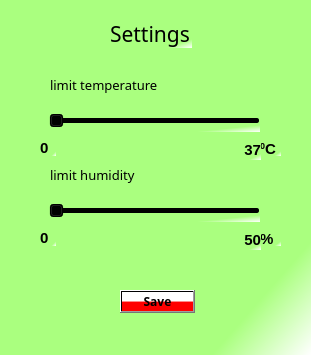
<?xml version="1.0" encoding="UTF-8"?>
<ui version="4.0">
 <class>SettingWindow</class>
 <widget class="QMainWindow" name="SettingWindow">
  <property name="geometry">
   <rect>
    <x>0</x>
    <y>0</y>
    <width>311</width>
    <height>355</height>
   </rect>
  </property>
  <property name="windowTitle">
   <string>Settings</string>
  </property>
  <property name="styleSheet">
   <string notr="true">background-color: qlineargradient(spread:pad, x1:0, y1:0, x2:1, y2:1, stop:0.840909 rgba(170, 255, 127, 255), stop:1 rgba(255, 255, 255, 255));</string>
  </property>
  <widget class="QWidget" name="centralwidget">
   <widget class="QLabel" name="label">
    <property name="geometry">
     <rect>
      <x>110</x>
      <y>20</y>
      <width>82</width>
      <height>28</height>
     </rect>
    </property>
    <property name="font">
     <font>
      <family>MV Boli</family>
      <pointsize>16</pointsize>
     </font>
    </property>
    <property name="text">
     <string>Settings</string>
    </property>
   </widget>
   <widget class="QLabel" name="label_2">
    <property name="geometry">
     <rect>
      <x>50</x>
      <y>70</y>
      <width>131</width>
      <height>31</height>
     </rect>
    </property>
    <property name="font">
     <font>
      <family>Lucida Calligraphy</family>
      <pointsize>10</pointsize>
     </font>
    </property>
    <property name="styleSheet">
     <string notr="true">background-color: qlineargradient(spread:pad, x1:0, y1:0, x2:1, y2:1, stop:1 rgba(170, 255, 127, 255));</string>
    </property>
    <property name="text">
     <string>&lt;html&gt;&lt;head/&gt;&lt;body&gt;&lt;p&gt;limit temperature&lt;/p&gt;&lt;/body&gt;&lt;/html&gt;</string>
    </property>
   </widget>
   <widget class="QSlider" name="sliderTemp">
    <property name="geometry">
     <rect>
      <x>49</x>
      <y>110</y>
      <width>211</width>
      <height>22</height>
     </rect>
    </property>
    <property name="orientation">
     <enum>Qt::Horizontal</enum>
    </property>
   </widget>
   <widget class="QLabel" name="label_3">
    <property name="geometry">
     <rect>
      <x>40</x>
      <y>140</y>
      <width>16</width>
      <height>16</height>
     </rect>
    </property>
    <property name="font">
     <font>
      <pointsize>11</pointsize>
      <weight>75</weight>
      <bold>true</bold>
     </font>
    </property>
    <property name="text">
     <string>0</string>
    </property>
   </widget>
   <widget class="QLabel" name="label_4">
    <property name="geometry">
     <rect>
      <x>260</x>
      <y>140</y>
      <width>21</width>
      <height>16</height>
     </rect>
    </property>
    <property name="font">
     <font>
      <pointsize>11</pointsize>
      <weight>75</weight>
      <bold>true</bold>
     </font>
    </property>
    <property name="text">
     <string>&lt;html&gt;&lt;head/&gt;&lt;body&gt;&lt;p&gt;&lt;span style=&quot; vertical-align:super;&quot;&gt;0&lt;/span&gt;C&lt;/p&gt;&lt;/body&gt;&lt;/html&gt;</string>
    </property>
   </widget>
   <widget class="QLabel" name="tvValueTemp">
    <property name="geometry">
     <rect>
      <x>220</x>
      <y>140</y>
      <width>41</width>
      <height>20</height>
     </rect>
    </property>
    <property name="font">
     <font>
      <pointsize>11</pointsize>
      <weight>75</weight>
      <bold>true</bold>
     </font>
    </property>
    <property name="text">
     <string>&lt;html&gt;&lt;head/&gt;&lt;body&gt;&lt;p align=&quot;right&quot;&gt;37&lt;/p&gt;&lt;/body&gt;&lt;/html&gt;</string>
    </property>
   </widget>
   <widget class="QLabel" name="label_6">
    <property name="geometry">
     <rect>
      <x>260</x>
      <y>230</y>
      <width>21</width>
      <height>16</height>
     </rect>
    </property>
    <property name="font">
     <font>
      <pointsize>11</pointsize>
      <weight>75</weight>
      <bold>true</bold>
     </font>
    </property>
    <property name="text">
     <string>&lt;html&gt;&lt;head/&gt;&lt;body&gt;&lt;p&gt;%&lt;/p&gt;&lt;/body&gt;&lt;/html&gt;</string>
    </property>
   </widget>
   <widget class="QLabel" name="label_7">
    <property name="geometry">
     <rect>
      <x>40</x>
      <y>230</y>
      <width>16</width>
      <height>16</height>
     </rect>
    </property>
    <property name="font">
     <font>
      <pointsize>11</pointsize>
      <weight>75</weight>
      <bold>true</bold>
     </font>
    </property>
    <property name="text">
     <string>0</string>
    </property>
   </widget>
   <widget class="QLabel" name="tvValueHumid">
    <property name="geometry">
     <rect>
      <x>220</x>
      <y>230</y>
      <width>41</width>
      <height>20</height>
     </rect>
    </property>
    <property name="font">
     <font>
      <pointsize>11</pointsize>
      <weight>75</weight>
      <bold>true</bold>
     </font>
    </property>
    <property name="text">
     <string>&lt;html&gt;&lt;head/&gt;&lt;body&gt;&lt;p align=&quot;right&quot;&gt;50&lt;/p&gt;&lt;/body&gt;&lt;/html&gt;</string>
    </property>
   </widget>
   <widget class="QSlider" name="sliderHumid">
    <property name="geometry">
     <rect>
      <x>49</x>
      <y>200</y>
      <width>211</width>
      <height>22</height>
     </rect>
    </property>
    <property name="orientation">
     <enum>Qt::Horizontal</enum>
    </property>
   </widget>
   <widget class="QLabel" name="label_9">
    <property name="geometry">
     <rect>
      <x>50</x>
      <y>160</y>
      <width>101</width>
      <height>31</height>
     </rect>
    </property>
    <property name="font">
     <font>
      <family>Lucida Calligraphy</family>
      <pointsize>10</pointsize>
     </font>
    </property>
    <property name="styleSheet">
     <string notr="true">background-color: qlineargradient(spread:pad, x1:0, y1:0, x2:1, y2:1, stop:1 rgba(170, 255, 127, 255));</string>
    </property>
    <property name="text">
     <string>&lt;html&gt;&lt;head/&gt;&lt;body&gt;&lt;p&gt;limit humidity&lt;/p&gt;&lt;/body&gt;&lt;/html&gt;</string>
    </property>
   </widget>
   <widget class="QPushButton" name="btnSave">
    <property name="geometry">
     <rect>
      <x>120</x>
      <y>290</y>
      <width>75</width>
      <height>23</height>
     </rect>
    </property>
    <property name="font">
     <font>
      <family>Rockwell Extra Bold</family>
      <weight>75</weight>
      <bold>true</bold>
     </font>
    </property>
    <property name="styleSheet">
     <string notr="true">background-color: qlineargradient(spread:pad, x1:0, y1:0, x2:0, y2:1, stop:0 rgba(255, 255, 255, 255), stop:0.495 rgba(255, 255, 255, 255), stop:0.505 rgba(255, 0, 0, 255), stop:1 rgba(255, 0, 0, 255));</string>
    </property>
    <property name="text">
     <string>Save</string>
    </property>
   </widget>
  </widget>
 </widget>
 <resources/>
 <connections/>
</ui>
